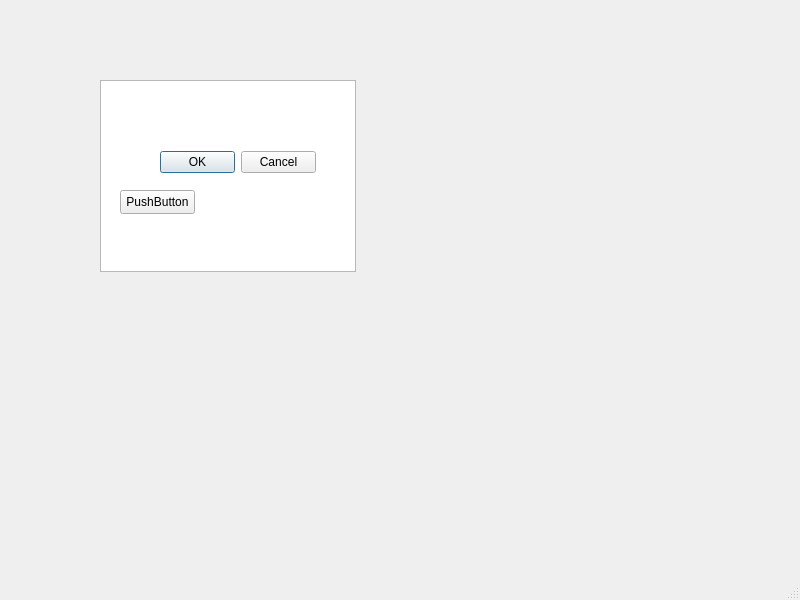
<?xml version="1.0" encoding="UTF-8"?>
<ui version="4.0">
 <class>MainWindow</class>
 <widget class="QMainWindow" name="MainWindow">
  <property name="geometry">
   <rect>
    <x>0</x>
    <y>0</y>
    <width>800</width>
    <height>600</height>
   </rect>
  </property>
  <property name="windowTitle">
   <string>MainWindow</string>
  </property>
  <widget class="QWidget" name="centralwidget">
   <widget class="QPushButton" name="pushButton">
    <property name="geometry">
     <rect>
      <x>154</x>
      <y>100</y>
      <width>101</width>
      <height>51</height>
     </rect>
    </property>
    <property name="text">
     <string>lol</string>
    </property>
   </widget>
   <widget class="QGraphicsView" name="graphicsView">
    <property name="geometry">
     <rect>
      <x>100</x>
      <y>80</y>
      <width>256</width>
      <height>192</height>
     </rect>
    </property>
   </widget>
   <widget class="QPushButton" name="pushButton_2">
    <property name="geometry">
     <rect>
      <x>120</x>
      <y>190</y>
      <width>75</width>
      <height>24</height>
     </rect>
    </property>
    <property name="text">
     <string>PushButton</string>
    </property>
   </widget>
   <widget class="QDialogButtonBox" name="buttonBox">
    <property name="geometry">
     <rect>
      <x>160</x>
      <y>150</y>
      <width>156</width>
      <height>24</height>
     </rect>
    </property>
    <property name="standardButtons">
     <set>QDialogButtonBox::StandardButton::Cancel|QDialogButtonBox::StandardButton::Ok</set>
    </property>
   </widget>
  </widget>
  <widget class="QMenuBar" name="menubar">
   <property name="geometry">
    <rect>
     <x>0</x>
     <y>0</y>
     <width>800</width>
     <height>22</height>
    </rect>
   </property>
  </widget>
  <widget class="QStatusBar" name="statusbar"/>
 </widget>
 <resources/>
 <connections>
  <connection>
   <sender>pushButton</sender>
   <signal>clicked()</signal>
   <receiver>MainWindow</receiver>
   <slot>close()</slot>
   <hints>
    <hint type="sourcelabel">
     <x>216</x>
     <y>168</y>
    </hint>
    <hint type="destinationlabel">
     <x>328</x>
     <y>201</y>
    </hint>
   </hints>
  </connection>
 </connections>
</ui>
